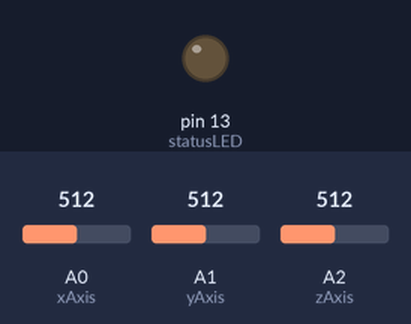
A sketch run on a simulated Arduino Uno, built with avr-gcc and run on an emulated ATmega328P. Shown: output pins drawn as LEDs (lit = HIGH). The test bench sets the inputs (shaded band); at power-on: A0 (xAxis) = 512, A1 (yAxis) = 512, A2 (zAxis) = 512. What the sketch prints to the serial monitor is not drawn.

Above: at 4.2 s.
At 7.1 s:
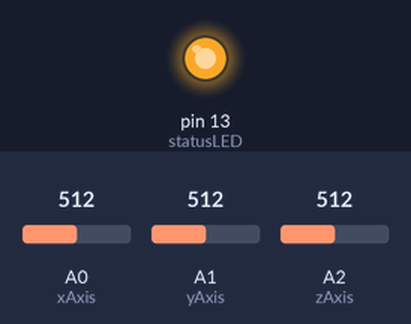
Timing chart, 0 to 8.6 s (numbered marks = the images above):
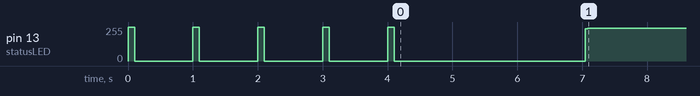

Measured:
- by itself, pin 13 (statusLED): 255/255 → 0/255 at 0.10 s, → 255/255 0.90 s later, → 0/255 0.10 s later, → 255/255 0.90 s later, … (11 changes in this stretch)

The sketch:

LoggingTest.pde
```cpp
/**
 * DAS Auto
 *
 * Bret Kuhns, Chip Fursdon, Piper Wakefield
 *
 * == LoggingTest ==
 *
 * This is a basic test of logging the 3-axis accelerometer analog values to the microSD
 * "OpenLog" microcontroller from Sparkfun Electronics. Data is output in a basic Comma-
 * separated values (CSV) format in standard ASCII on a FAT16-formatted microSD card.
 */


// Globals (eww)
#define  DEBUG
#define  xAxis  0
#define  yAxis  1
#define  zAxis  2
#define  statusLED  13

#define BUFFER_SIZE  64
static char buffer[BUFFER_SIZE];


void setup() {
  Serial.begin(9600);

  // Set up the buffer with blank spaces.
  for(int i = 0; i < BUFFER_SIZE; i++) {
    buffer[i] = ' ';
  }

  pinMode(statusLED, OUTPUT);

  // Generic blink pattern to indicate the board is pausing for a few seconds.
  for(int i = 0; i < 5; i++) {
    digitalWrite(statusLED, HIGH);
    delay(100);
    digitalWrite(statusLED, LOW);
    delay(900);
  }

  // Now start reading from OpenLog over serial. We want to verify we recieved
  // the "12<" prompt before continuing.
#ifndef  DEBUG
  int prevMessage = (int)Serial.read();
  while(prevMessage != 49) { // Busy wait until we recieve a '1'.
    prevMessage = (int)Serial.read();
  }
  if((int)Serial.read() == 50) { // Received '2'.
    if((int)Serial.read() == 60) { // Received '<'.
      for(int i = 0; i < 5; i++) {
        // Perform a new blink pattern to indicate we're ready to start logging.
        digitalWrite(statusLED, HIGH);
        delay(500);
        digitalWrite(statusLED, LOW);
        delay(500);
      }
    }
  }
#endif

  delay(2000); // Pause again for good measure before logging.

  // We should probably specify what version/build of the code we're running here and
  // print that to the file so that we can keep track of differences in formatting across
  // versions.
}


void loop() {
  digitalWrite(statusLED, LOW); // Turn off the activity LED.

  // Get the current milliseconds timestamp and all 3-axis of acceleration data.
  unsigned long timestamp = millis();
  int xAxisVal = analogRead(xAxis);
  int yAxisVal = analogRead(yAxis);
  int zAxisVal = analogRead(zAxis);

  // Combine all the values into the string buffer.
  sprintf(buffer, "%u,%d,%d,%d", timestamp, xAxisVal, yAxisVal, zAxisVal);

  digitalWrite(statusLED, HIGH); // Indicate we are writing data.
  Serial.println(buffer); // Print the buffer to the card.

  delay(1); // Let the microSD card catch it's breath for a moment.
}
```
